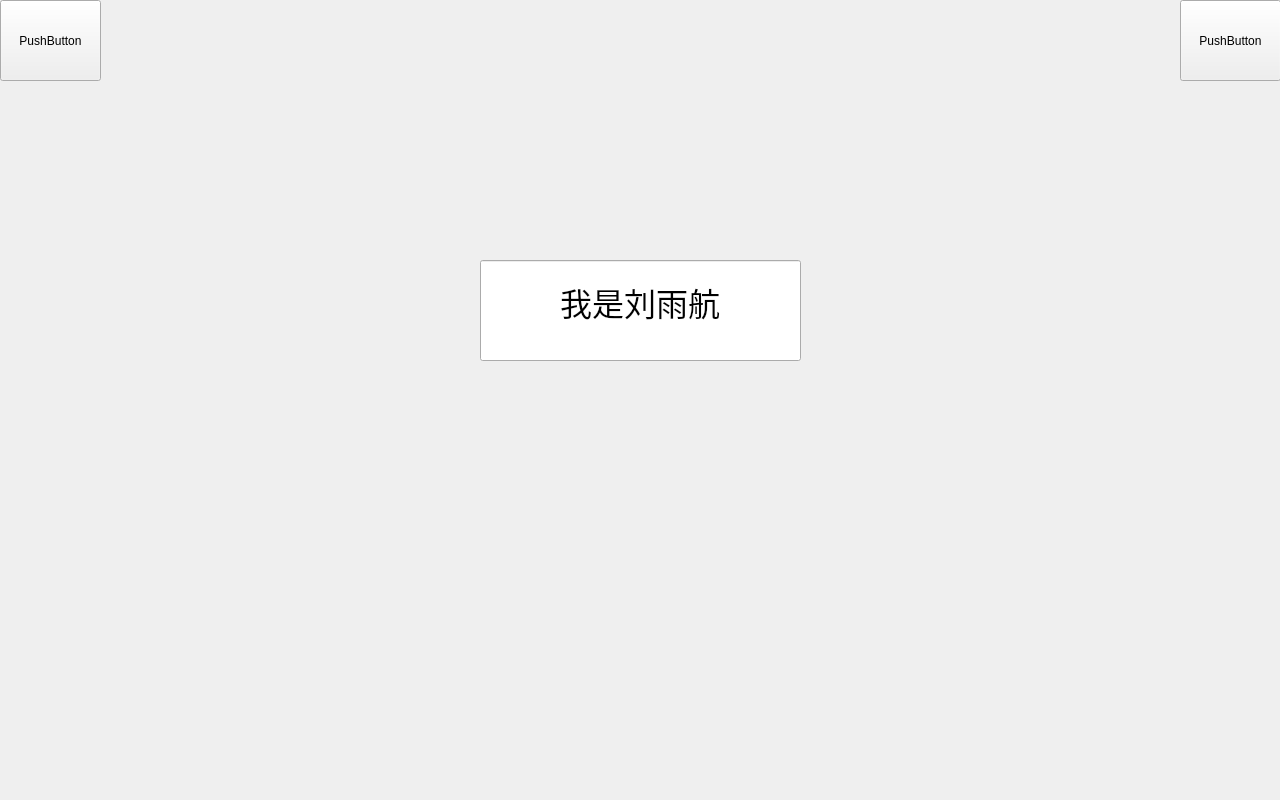
<?xml version="1.0" encoding="UTF-8"?>
<ui version="4.0">
 <class>MainWindow</class>
 <widget class="QMainWindow" name="MainWindow">
  <property name="geometry">
   <rect>
    <x>0</x>
    <y>0</y>
    <width>1280</width>
    <height>800</height>
   </rect>
  </property>
  <property name="windowTitle">
   <string>MainWindow</string>
  </property>
  <widget class="QWidget" name="centralwidget">
   <widget class="QPushButton" name="pushButton">
    <property name="geometry">
     <rect>
      <x>0</x>
      <y>0</y>
      <width>101</width>
      <height>81</height>
     </rect>
    </property>
    <property name="text">
     <string>PushButton</string>
    </property>
   </widget>
   <widget class="QPushButton" name="pushButton_2">
    <property name="geometry">
     <rect>
      <x>1180</x>
      <y>0</y>
      <width>101</width>
      <height>81</height>
     </rect>
    </property>
    <property name="text">
     <string>PushButton</string>
    </property>
   </widget>
   <widget class="QLineEdit" name="lineEdit">
    <property name="geometry">
     <rect>
      <x>480</x>
      <y>260</y>
      <width>321</width>
      <height>101</height>
     </rect>
    </property>
    <property name="font">
     <font>
      <pointsize>24</pointsize>
     </font>
    </property>
    <property name="text">
     <string>我是刘雨航</string>
    </property>
    <property name="alignment">
     <set>Qt::AlignmentFlag::AlignCenter</set>
    </property>
   </widget>
  </widget>
 </widget>
 <resources/>
 <connections/>
</ui>
